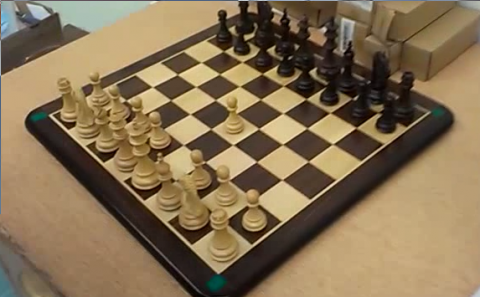
%> input picture chessboard.png, 480 x 297 px
$ octave test1.m   (GNU Octave 9; MATLAB toolbox functions it lacks are replaced by stand-ins)
%> lines starting %> are read from the running program, lines starting %| are printed output that depends on the picture; in (x1, y1, x2, y2) boxes, pixels count from 0 and x2, y2 are one past the last pixel; in counts of white or black regions, pixels touching at a corner belong together; the program's own positions count from 1
close all;
clear;
clc;

I = imread('chessboard.png');
%> I is the input picture: size 297x480x3 uint8; mean R, G, B 134.4, 113.6, 83.5
I  = rgb2gray(I);
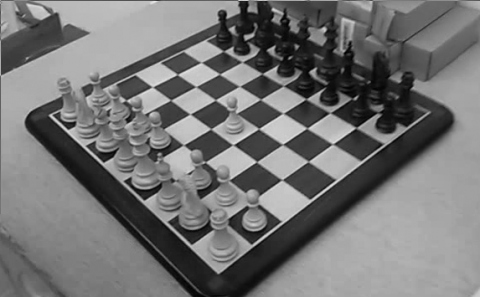
%> I: size 297x480 uint8; min 0, max 230, mean 116.4

figure,
imshow(I);
hold on

% I = histeq(I);
I = imsharpen(I,'Amount',1);
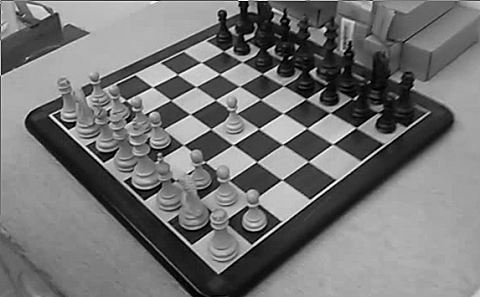
%> I: size 297x480 uint8; min 0, max 255, mean 116.4
level = graythresh(I);
%> level = 0.412

BW = edge(I,'canny',level);
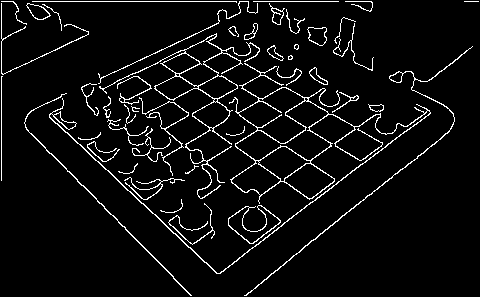
%> BW: size 297x480 logical; 5.6% white in thin lines or dots
[H,T,R] = hough(BW);
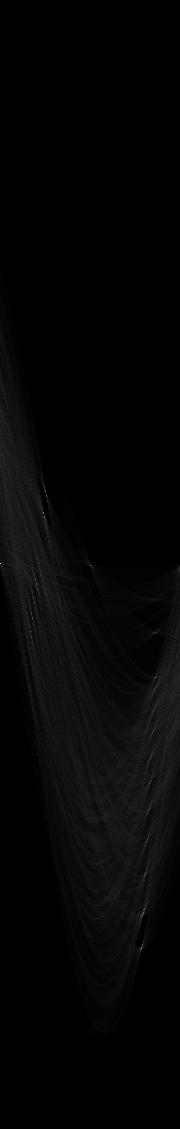
%> H: size 1129x180 double; min 0, max 356, mean 7.1; drawn with min black and max white
%> T = 180 values from -90 to 89; R = 1129 values from -564 to 564

P  = houghpeaks(H,10000);
%> P = [564 1; 513 44; 678 156; 914 144]
x = T(P(:,2)); y = R(P(:,1));
%> after `x = T(P(:,2))`: x = [-90 -47 65 53]
%> after `y = R(P(:,1))`: y = [-1 -52 113 349]


lines = houghlines(BW,T,R,P,'FillGap',1000,'MinLength',5);
%> lines = 4 lines; point1 to point2 (x, y): (2, 2) to (479, 2), (443, 105) to (191, 295), (2, 73) to (218, 274), (266, 2) to (2, 125)
max_len = 0;
for k = 1:length(lines)
   xy = [lines(k).point1; lines(k).point2];
   m1 = xy(2,1) - xy(1,1);
   m2 = xy(2,2) - xy(1,2);
   plot([xy(1,1) xy(2,1)]+1e6*[-m1 m1],[xy(1,2) xy(2,2)]+1e6*[-m2 m2])

%    plot(xy(:,1),xy(:,2),'LineWidth',2,'Color','green');

   % Determine the endpoints of the longest line segment
   len = norm(lines(k).point1 - lines(k).point2);
   if ( len > max_len)
      max_len = len;
      xy_long = xy;
   end

end
%> this loop made 4 passes
%> (m1, m2, len, max_len, xy_long) on pass 1: (477, 0, 477, 477, [2 2; 479 2])
%> (xy, m1, m2, len) on passes 2 to 4: ([2 73; 218 274], 216, 201, 295.1), ([266 2; 2 125], -264, 123, 291.2), ([443 105; 191 295], -252, 190, 315.6)
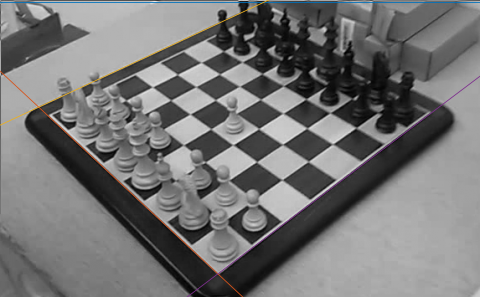
%> figure redrawn from the program's plot data
% plot(xy_long(:,1),xy_long(:,2),'LineWidth',2,'Color','cyan');

$ run again, with 11.png copied over chessboard.png
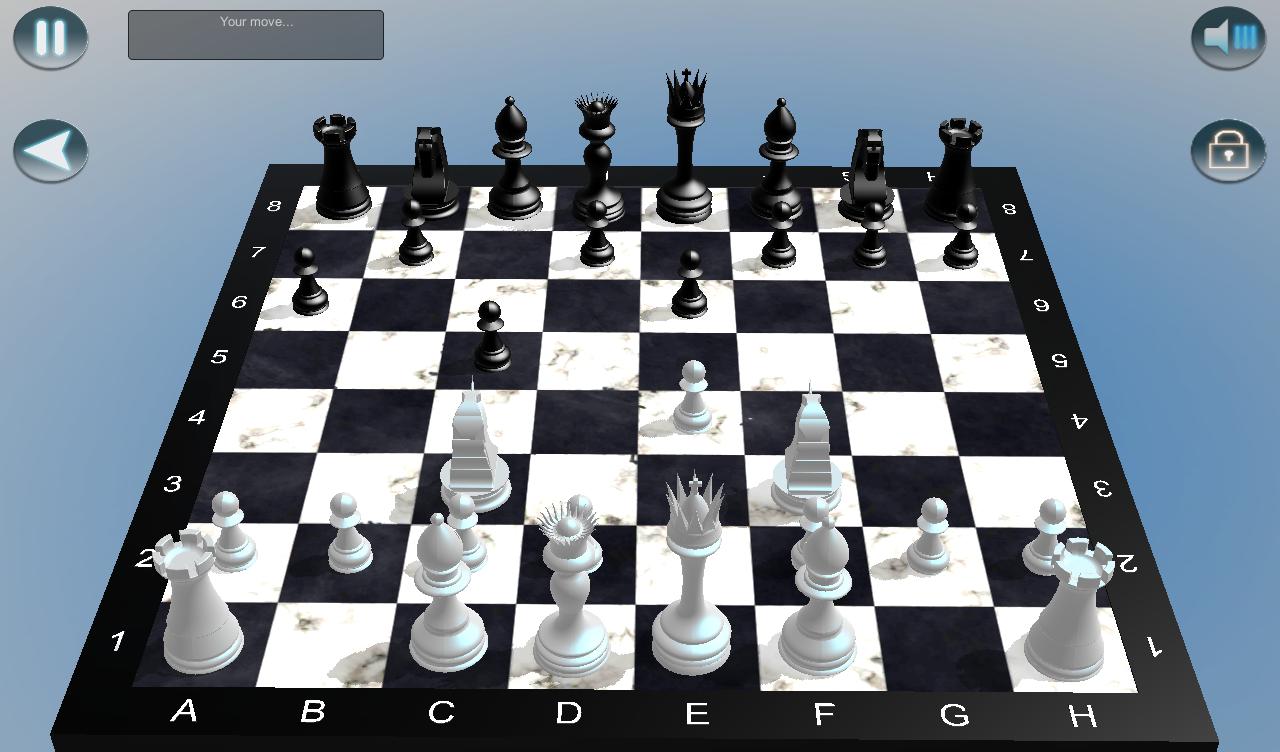
%> input picture 11.png, 1280 x 752 px
%> I is the input picture: size 752x1280x3 uint8; mean R, G, B 117.7, 128.8, 140
%> level = 0.404
%> `BW = edge(I,'canny',level);`:
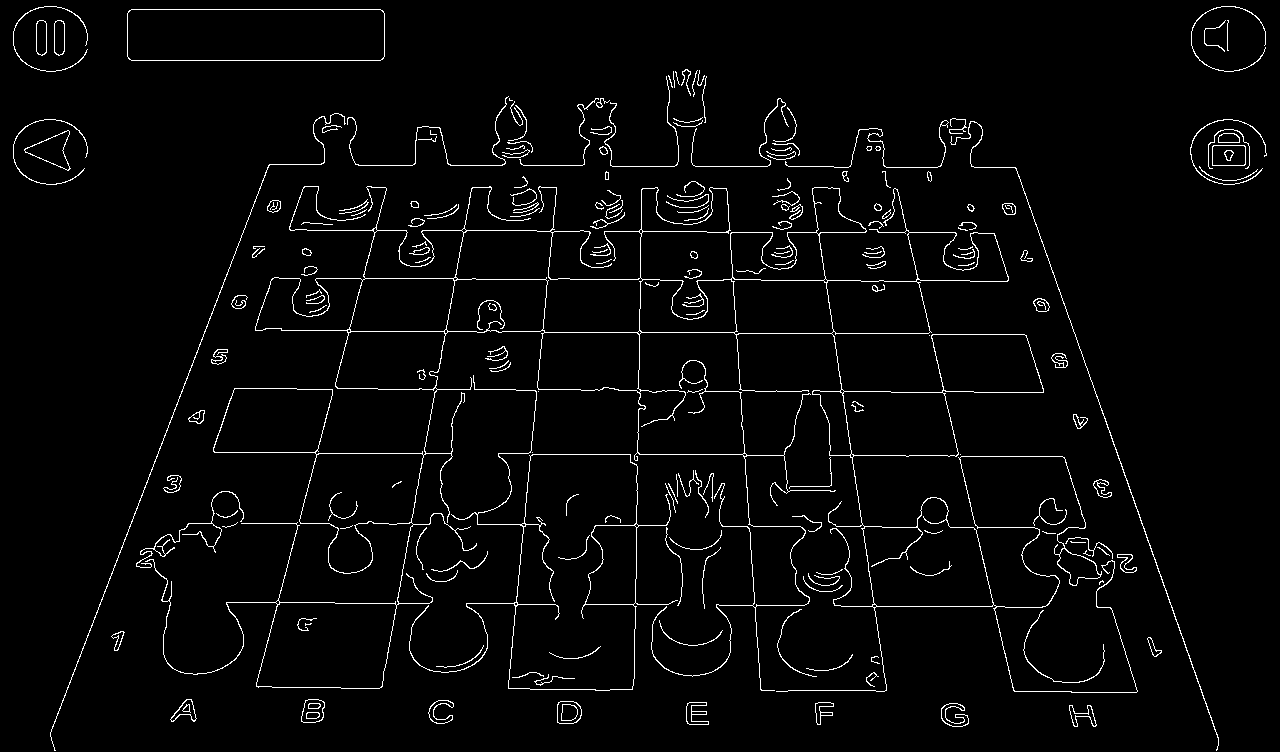
%> BW: size 752x1280 logical; 3% white in thin lines or dots
%> T = 180 values from -90 to 89; R = 2969 values from -1484 to 1484
%> P = 16 rows, first 12: [1794 112; 2196 87; 2130 92; 2317 78; 1476 1; 1425 1; 1981 101; 1253 1; 1096 1; 1206 1; 1320 1; 1031 1]
%> x = [21 -4 1 -13 -90 -90 10 -90 -90 -90 -90 -90 -90 -90 -90 15]
%> y = [309 711 645 832 -9 -60 496 -232 -389 -279 -165 -454 -332 -523 -606 423]
%> lines = 16 lines; longest, point1 to point2 (x, y): (22, 61) to (1259, 61), (17, 166) to (1250, 166), (34, 10) to (1246, 10), (100, 607) to (1172, 607), (132, 524) to (1143, 524), (158, 455) to (1118, 455)
%> the loop `for k = 1:length(lines)` made 16 passes
%> (m1, m2, len, max_len, xy_long) on passes 1, 5, 6: (278, -723, 774.6, 774.6, [51 733; 329 10]), (1212, 0, 1212, 1212, [34 10; 1246 10]), (1237, 0, 1237, 1237, [22 61; 1259 61])
%> after the loop `for k = 1:length(lines)`:
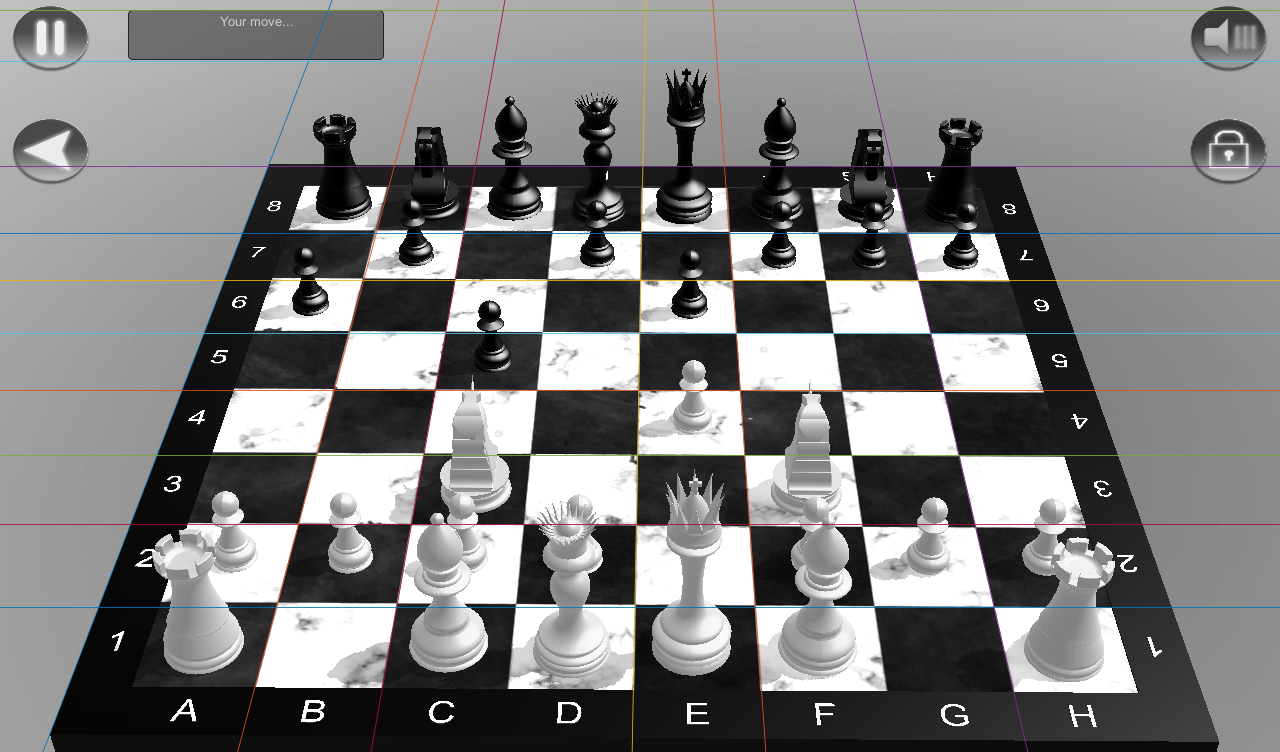
%> figure redrawn from the program's plot data

$ run again, with test2.png copied over chessboard.png
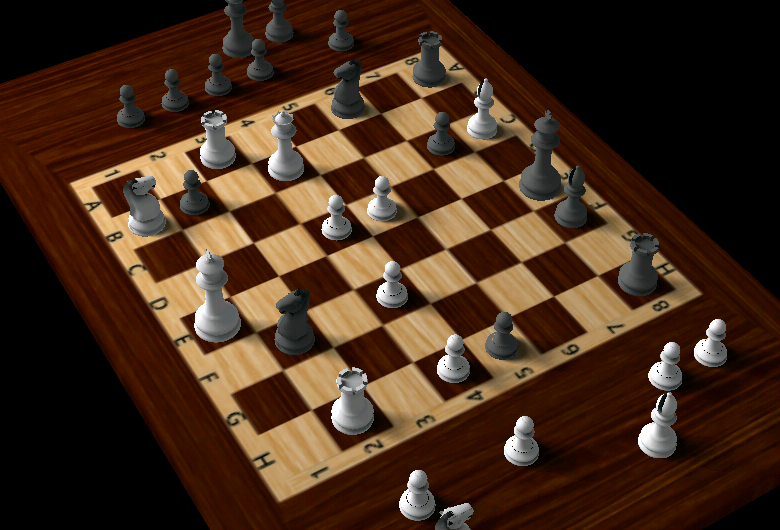
%> input picture test2.png, 780 x 530 px
%> I is the input picture: size 530x780x3 uint8; mean R, G, B 70.5, 44.5, 28.1
%> level = 0.341
%> `BW = edge(I,'canny',level);`:
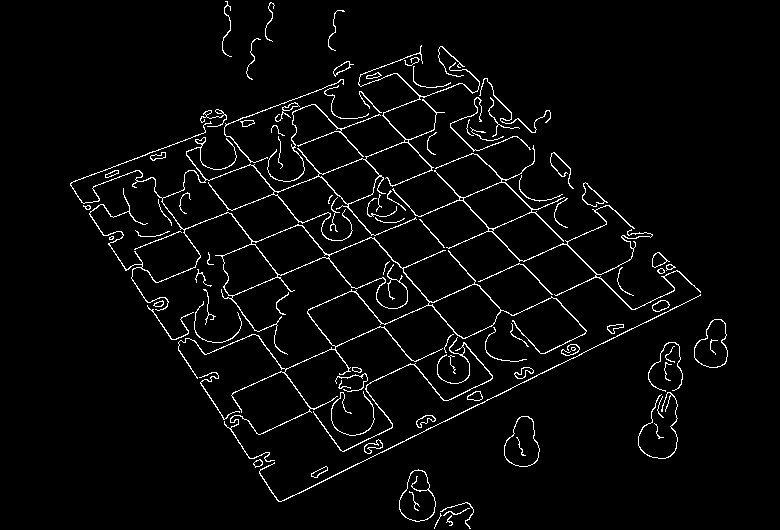
%> BW: size 530x780 logical; 3.5% white in thin lines or dots, all inside (x1, y1, x2, y2) = (70, 1, 728, 529)
%> T = 180 values from -90 to 89; R = 1885 values from -942 to 942
%> P = [1171 46; 1036 52; 1516 155; 1108 49; 1306 158; 1225 159; 1145 48; 902 58; 1446 156; 1185 160; 1262 159]
%> x = [-45 -39 64 -42 67 68 -43 -33 65 69 68]
%> y = [228 93 573 165 363 282 202 -41 503 242 319]
%> lines = 11 lines; longest, point1 to point2 (x, y): (339, 67) to (673, 426), (336, 13) to (681, 359), (227, 6) to (554, 368), (559, 158) to (163, 327), (536, 129) to (139, 289), (655, 319) to (282, 502)
%> the loop `for k = 1:length(lines)` made 11 passes
%> (m1, m2, len, max_len, xy_long) on passes 1, 7: (345, 346, 488.6, 488.6, [336 13; 681 359]), (334, 359, 490.3, 490.3, [339 67; 673 426])
%> after the loop `for k = 1:length(lines)`:
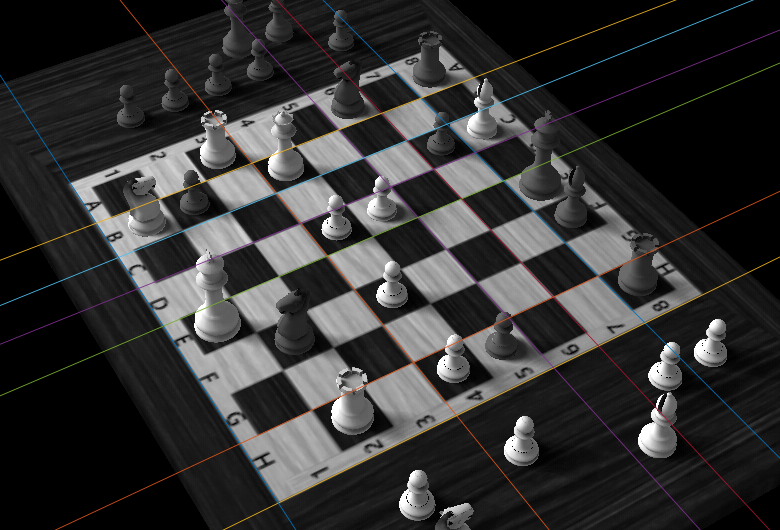
%> figure redrawn from the program's plot data
